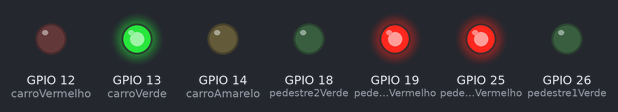
The sketch below on a simulated ESP32. Shown: output pins drawn as LEDs (lit = HIGH).

Above: at 2.5 s.
At 6.0 s:
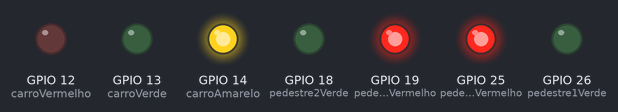
At 9.5 s:
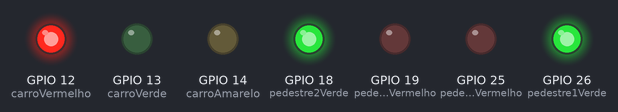
Timing chart, 0 to 15.6 s (numbered marks = the images above):
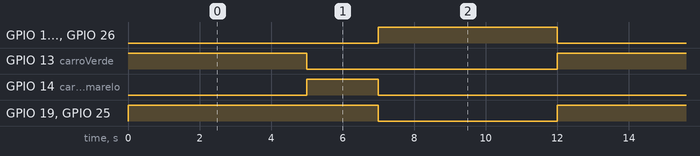

The sketch:

teste-semaforos.ino
```cpp
int carroVerde = 13;
int carroAmarelo = 14;
int carroVermelho = 12;

int pedestre1Verde = 26;
int pedestre1Vermelho = 25;

int pedestre2Verde = 18;
int pedestre2Vermelho = 19;

int tempoFase1 = 5000; // Carros passam
int tempoFase2 = 2000; // Alerta
int tempoFase3 = 5000; // Pedestres atravessam

void setup() {
  pinMode(carroVerde, OUTPUT);
  pinMode(carroAmarelo, OUTPUT);
  pinMode(carroVermelho, OUTPUT);
  pinMode(pedestre1Verde, OUTPUT);
  pinMode(pedestre1Vermelho, OUTPUT);
  pinMode(pedestre2Verde, OUTPUT);
  pinMode(pedestre2Vermelho, OUTPUT);
}

void fase1() {
  digitalWrite(carroVerde, HIGH);
  digitalWrite(carroAmarelo, LOW);
  digitalWrite(carroVermelho, LOW);
  digitalWrite(pedestre1Verde, LOW);
  digitalWrite(pedestre1Vermelho, HIGH);
  digitalWrite(pedestre2Verde, LOW);
  digitalWrite(pedestre2Vermelho, HIGH);
  delay(tempoFase1);
}

void fase2() {
  digitalWrite(carroVerde, LOW);
  digitalWrite(carroAmarelo, HIGH);
  digitalWrite(carroVermelho, LOW);
  digitalWrite(pedestre1Verde, LOW);
  digitalWrite(pedestre1Vermelho, HIGH);
  digitalWrite(pedestre2Verde, LOW);
  digitalWrite(pedestre2Vermelho, HIGH);
  delay(tempoFase2);
}

void fase3() {
  digitalWrite(carroVerde, LOW);
  digitalWrite(carroAmarelo, LOW);
  digitalWrite(carroVermelho, HIGH);
  digitalWrite(pedestre1Verde, HIGH);
  digitalWrite(pedestre1Vermelho, LOW);
  digitalWrite(pedestre2Verde, HIGH);
  digitalWrite(pedestre2Vermelho, LOW);
  delay(tempoFase3);
}

void loop() {
  fase1();
  fase2();
  fase3();
}
```

Measured:
- by itself, GPIO 14 (carroAmarelo): alternates HIGH for 2.0 s and LOW for 10.0 s
- by itself, GPIO 19 (pedestre2Vermelho), GPIO 25 (pedestre1Vermelho): alternates HIGH for 7.0 s and LOW for 5.0 s
- by itself, GPIO 12 (carroVermelho), GPIO 13 (carroVerde), GPIO 18 (pedestre2Verde), GPIO 26 (pedestre1Verde): alternates HIGH for 5.0 s and LOW for 7.0 s
